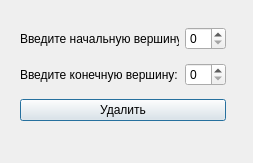
<?xml version="1.0" encoding="UTF-8"?>
<ui version="4.0">
 <class>DelEdgeForm</class>
 <widget class="QDialog" name="DelEdgeForm">
  <property name="geometry">
   <rect>
    <x>0</x>
    <y>0</y>
    <width>253</width>
    <height>163</height>
   </rect>
  </property>
  <property name="windowTitle">
   <string>Удаление ребра</string>
  </property>
  <widget class="QWidget" name="layoutWidget">
   <property name="geometry">
    <rect>
     <x>20</x>
     <y>20</y>
     <width>206</width>
     <height>111</height>
    </rect>
   </property>
   <layout class="QVBoxLayout" name="verticalLayout">
    <item>
     <layout class="QHBoxLayout" name="horizontalLayout">
      <item>
       <widget class="QLabel" name="label">
        <property name="text">
         <string>Введите начальную вершину: </string>
        </property>
       </widget>
      </item>
      <item>
       <widget class="QSpinBox" name="spin_source"/>
      </item>
     </layout>
    </item>
    <item>
     <layout class="QHBoxLayout" name="horizontalLayout_2">
      <item>
       <widget class="QLabel" name="label_2">
        <property name="text">
         <string>Введите конечную вершину: </string>
        </property>
       </widget>
      </item>
      <item>
       <widget class="QSpinBox" name="spin_target"/>
      </item>
     </layout>
    </item>
    <item>
     <widget class="QPushButton" name="button">
      <property name="text">
       <string>Удалить</string>
      </property>
     </widget>
    </item>
   </layout>
  </widget>
 </widget>
 <resources/>
 <connections/>
</ui>
